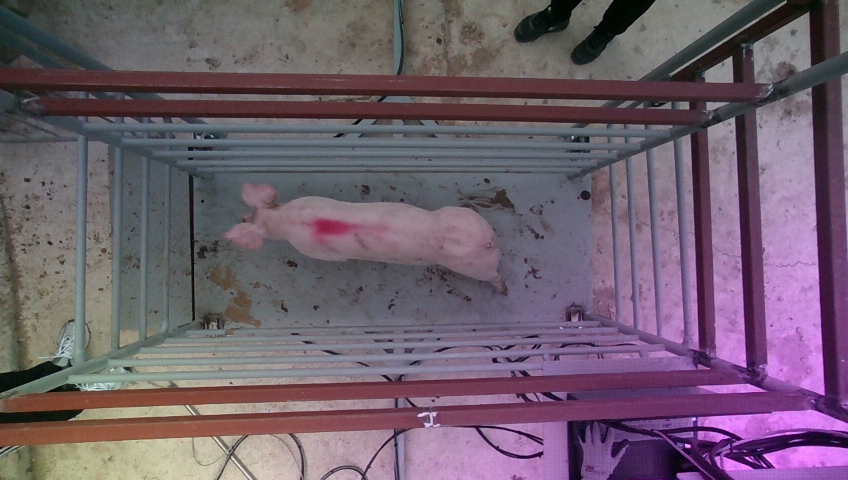
#> input picture 20220119_153241_RGB_3.png, 848 x 480 px
$ python normalization.py
#> lines starting #> are read from the running program, lines starting #| are printed output that depends on the picture
import cv2
import numpy as np
import matplotlib.pylab as plt

#--① 그레이 스케일로 영상 읽기
img = cv2.imread('20220119_153241_RGB_3.png', cv2.IMREAD_GRAYSCALE)
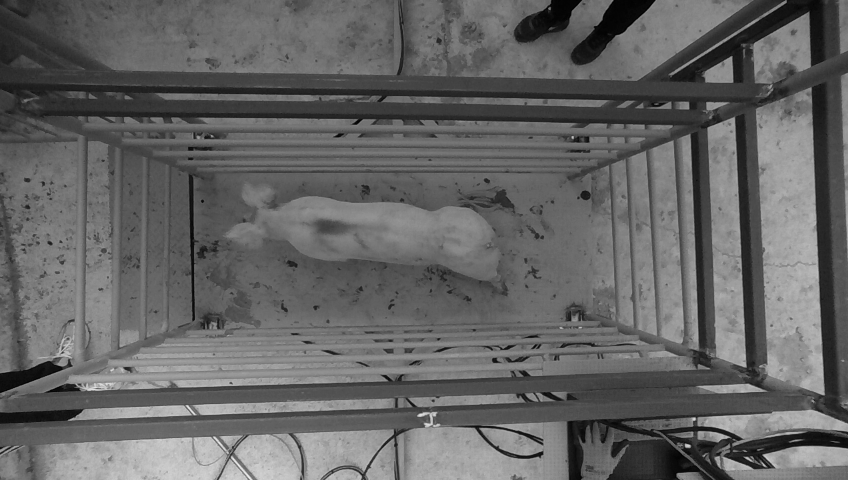
#> img: shape (480, 848); min 1, max 237, mean 100.4

#--② 직접 연산한 정규화
img_f = img.astype(np.float32)
img_norm = ((img_f - img_f.min()) * (255) / (img_f.max() - img_f.min()))
img_norm = img_norm.astype(np.uint8)

#--③ OpenCV API를 이용한 정규화
img_norm2 = cv2.normalize(img, None, 0, 255, cv2.NORM_MINMAX)

#--④ 히스토그램 계산
hist = cv2.calcHist([img], [0], None, [256], [0, 255])
#> hist = 256 values, max 6258 at index 107, min 0 at index 0, mean 1590
hist_norm = cv2.calcHist([img_norm], [0], None, [256], [0, 255])
#> hist_norm = 256 values, max 6258 at index 114, min 0 at index 13, mean 1590
hist_norm2 = cv2.calcHist([img_norm2], [0], None, [256], [0, 255])
#> hist_norm2 = 256 values, max 6258 at index 115, min 0 at index 7, mean 1590

cv2.imshow('Before', img)
cv2.imshow('Manual', img_norm)
cv2.imshow('cv2.normalize()', img_norm2)

hists = {'Before' : hist, 'Manual':hist_norm, 'cv2.normalize()':hist_norm2}
for i, (k, v) in enumerate(hists.items()):
    plt.subplot(1,3,i+1)
    plt.title(k)
    plt.plot(v)
#> this loop made 3 passes
#> k on passes 1 to 3: 'Before', 'Manual', 'cv2.normalize()'
plt.show()
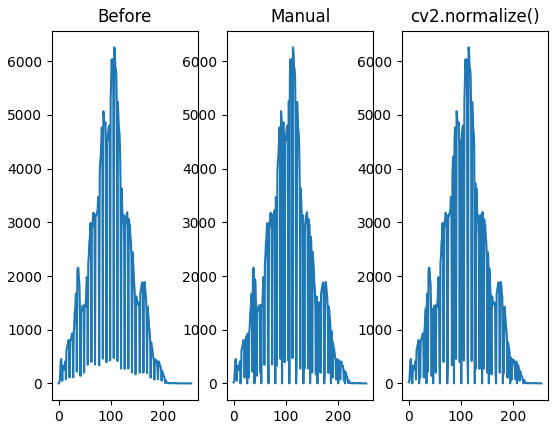
#> figure drawn by matplotlib, 3 panels; panel 1: curve peaks at x = 107, y = 6258; panel 2: curve peaks at x = 114, y = 6258; panel 3: curve peaks at x = 115, y = 6258

$ run again, with 194107_RGB_3.png copied over 20220119_153241_RGB_3.png
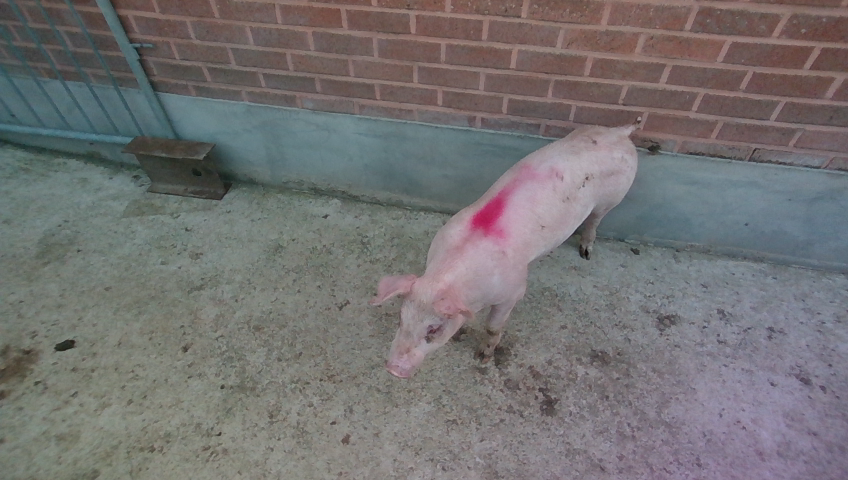
#> input picture 194107_RGB_3.png, 848 x 480 px
#> `img_norm = ((img_f - img_f.min()) * (255) / (img_f.max() - img_f.min()))`:
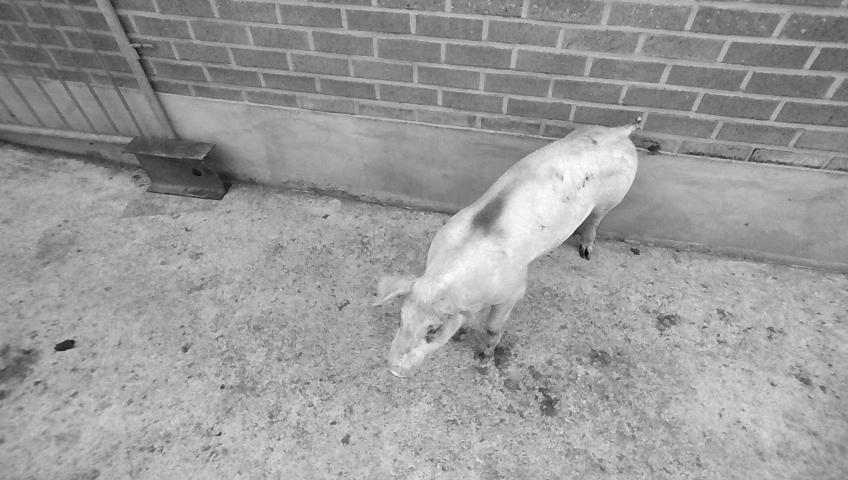
#> img_norm: shape (480, 848) float32; min 0, max 255, mean 154.9
#> hist = 256 values, max 11770 at index 123, min 0 at index 0, mean 1590
#> hist_norm = 256 values, max 11770 at index 169, min 0 at index 3, mean 1590
#> hist_norm2 = 256 values, max 11770 at index 169, min 0 at index 2, mean 1590
#> the loop `for i, (k, v) in enumerate(hists.items()):` made 3 passes
#> k on passes 1 to 3: 'Before', 'Manual', 'cv2.normalize()'
#> `plt.show()`:
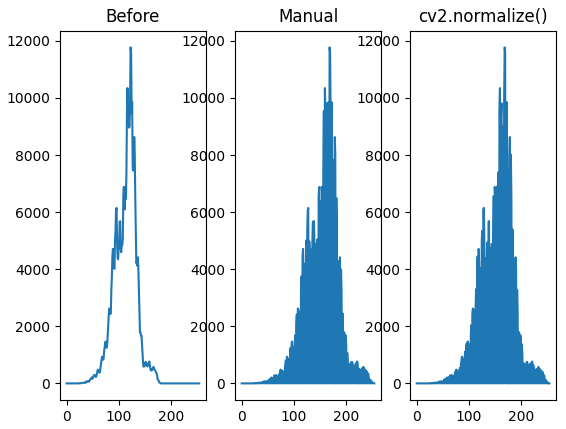
#> figure drawn by matplotlib, 3 panels; panel 1: curve peaks at x = 123, y = 11770; panel 2: curve peaks at x = 169, y = 11770; panel 3: curve peaks at x = 169, y = 11770
